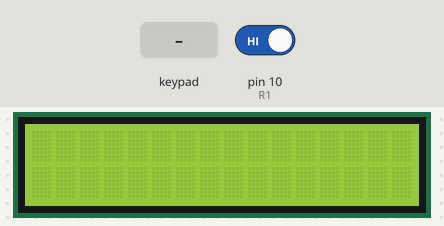
Bench run of a sketch on a simulated Arduino Uno, built with avr-gcc and run on an emulated ATmega328P. Shown: 16×2 character LCD. Wiring (inferred from the names in the program): 4×3 keypad with keys 1 2 3 4 5 6 7 8 9 * 0 # (labels assumed): rows A0, A1, A2, A3; columns pin 11, pin 12, pin 13. The test bench sets the inputs (shaded band); at power-on: pin 10 (R1) HIGH.

Above: at 1.2 s.
1.3 s: keypad keys 1 2 # pressed 0.4 s apart
At 3.4 s:
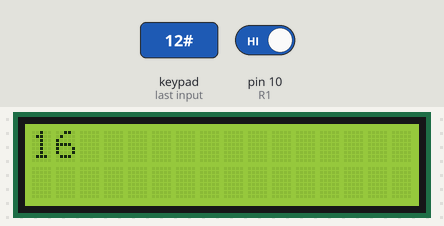
4.0 s: pin 10 (R1) driven LOW
At 4.8 s:
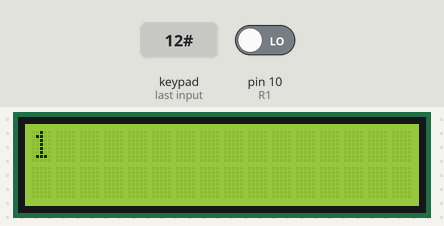
Timing chart, 0 to 7.0 s (numbered marks = the images above; inputs shaded):
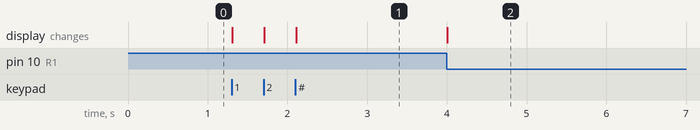

Measured:
- after the input at 1.3 s, the display: first changes at once (image 1 shows a later state)
- after the input at 4.0 s, the display: changes at once (image 2)

The sketch:

_4.ino
```cpp
#include <LiquidCrystal.h>
LiquidCrystal lcd(8, 9, 4, 5, 6, 7);
char KeyValue[]={'1','2','3','A','4','5','6','B','7','8','9','C','*','0','#','D'};
byte Row=0, Col=0;

void setup() {
  pinMode(10, INPUT); //R1: S1,S2,S3,S4 (1,2,3,A)
  pinMode(11, INPUT_PULLUP); //R2: S5,S6,S7,S8 (4,5,6,B)
  pinMode(12, INPUT_PULLUP); //R3: S9, S10, S11,S12 (7,8,9,C)
  pinMode(13, INPUT_PULLUP); //R4: (*,0,#,D)
  pinMode(A0, OUTPUT); //A1, C1: S1,S5,S9 (1,4,7,*)
  pinMode(A1, OUTPUT); //A2, C2: S2,S6,S10 (2,5,8,0)
  pinMode(A2, OUTPUT); //A3, C3: S3,S7,S11 (3,6,9,#)
  pinMode(A3, OUTPUT); //A4, C4, S4,S8,S12 (*,0, #,D)

  digitalWrite(A0,HIGH);
  digitalWrite(A1,HIGH);
  digitalWrite(A2,HIGH);
  digitalWrite(A3,HIGH);
  lcd.begin(16, 2);
}

void loop() {
  static int keypressedcount=0;
  byte keyindex=0;

  if(keyscan()==true)
  {
    keyindex=(Row-1)*4+Col;
    delay(5);
    if ((keyscan()==true) && (keyindex=(Row-1)*4+Col))
    {
      lcd.clear();
      lcd.print(keyindex);
    }
  }
}

bool keyscan( )
{
  Row=0;Col=0;
  bool keypressed = false;
  //scan col1
  digitalWrite(A0, LOW);
  digitalWrite(A1, HIGH);
  digitalWrite(A2, HIGH);
  digitalWrite(A3, HIGH);
  delayMicroseconds(100);
  //Read keys in row.1
  if(digitalRead(10)==LOW)
  {
      digitalWrite(A0, HIGH);
      Col=1;Row=1;
      keypressed = true;
      return(keypressed);
  }
  //Read keys in row.2
  if(digitalRead(11)==LOW)
  {
      digitalWrite(A0, HIGH);
      Col=1;Row=2;
      keypressed = true;
      return(keypressed);
  }
  //Read keys in row.3
  if(digitalRead(12)==LOW)
  {
      digitalWrite(A0, HIGH);
      Col=1;Row=3;
      keypressed = true;
      return(keypressed);
  }
  //Read keys in row.4
  if(digitalRead(13)==LOW)
  {
       digitalWrite(A0, HIGH);
      Col=1;Row=4;
      keypressed = true;
      return(keypressed);
  }
  //scan col 2
  digitalWrite(A0, HIGH);
  digitalWrite(A1, LOW);
  digitalWrite(A2, HIGH);
  digitalWrite(A3, HIGH);
  delayMicroseconds(100);
  //Read keys in row.1
  if(digitalRead(10)==LOW)
  {
      digitalWrite(A1, HIGH);
      Col=2;Row=1;
      keypressed = true;
      return(keypressed);
  }
    //Read keys in row.2
  if(digitalRead(11)==LOW)
  {
      digitalWrite(A1, HIGH);
      Col=2;Row=2;
      keypressed = true;
      return(keypressed);
  }
  //Read keys in row.3
  if(digitalRead(12)==LOW)
  {
      digitalWrite(A1, HIGH);
      Col=2;Row=3;
      keypressed = true;
      return(keypressed);
  }
  //Read keys in row.4
  if(digitalRead(13)==LOW)
  {
      digitalWrite(A1, HIGH);
      Col=2;Row=4;
      keypressed = true;
      return(keypressed);
  }

  //scan col 3
  digitalWrite(A0, HIGH);
  digitalWrite(A1, HIGH);
  digitalWrite(A2, LOW);
  digitalWrite(A3, HIGH);
  delayMicroseconds(100);
  //Read keys in row.1
  if(digitalRead(10)==LOW)
  {
      digitalWrite(A2, HIGH);
      Col=3;Row=1;
      keypressed = true;
      return(keypressed);
  }
  //Read keys in row.2
  if(digitalRead(11)==LOW)
  {
      digitalWrite(A2, HIGH);
      Col=3;Row=2;
      keypressed = true;
      return(keypressed);
  }
  //Read keys in row.3
  if(digitalRead(12)==LOW)
  {
      digitalWrite(A2, HIGH);
      Col=3;Row=3;
      keypressed = true;
      return(keypressed);
  }
  //Read keys in row.4
  if(digitalRead(13)==LOW)
  {
      digitalWrite(A2, HIGH);
      Col=3;Row=4;
      keypressed = true;
      return(keypressed);
  }

  //scan col 4
  digitalWrite(A0, HIGH);
  digitalWrite(A1, HIGH);
  digitalWrite(A2, HIGH);
  digitalWrite(A3, LOW);
  delayMicroseconds(100);
  //Read keys in row.1
  if(digitalRead(10)==LOW)
  {
      digitalWrite(A3, HIGH);
      Col=4;Row=1;
      keypressed = true;
      return(keypressed);
  }
    //Read keys in row.2
  if(digitalRead(11)==LOW)
  {
      digitalWrite(A3, HIGH);
      Col=4;Row=2;
      keypressed = true;
      return(keypressed);
  }
  //Read keys in row.3
  if(digitalRead(12)==LOW)
  {
      digitalWrite(A3, HIGH);
      Col=4;Row=3;
      keypressed = true;
      return(keypressed);
  }
  //Read keys in row.4
  if(digitalRead(13)==LOW)
  {
      digitalWrite(A3, HIGH);
      Col=4;Row=4;
      keypressed = true;
      return(keypressed);
  }
  return(false);
}
```
